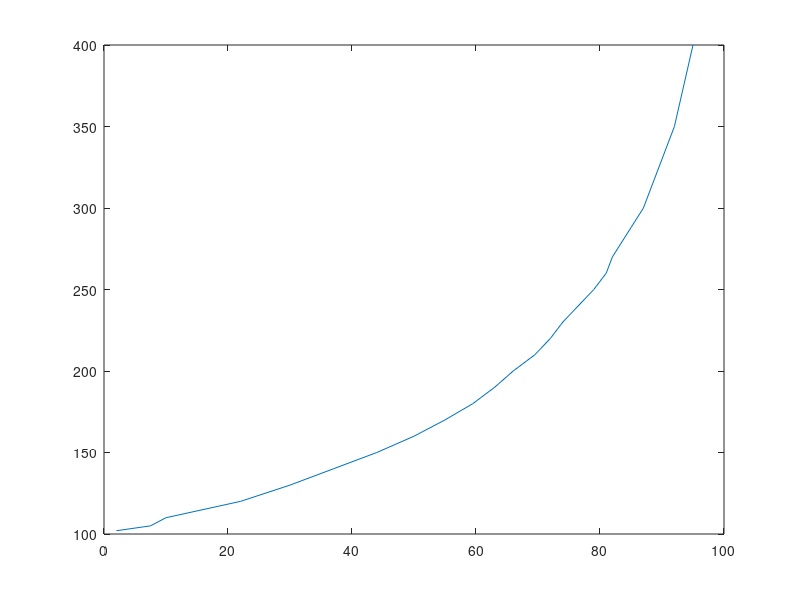

MATLAB code for this plot: (Note: this script raises an error after producing the figure.)
% matlab code for building LUT
% please remove camere distortions first!
% lut_distance contains pixel laser line location vs distance

clear all

fileID = fopen('lut_table_1.txt','w');
%% laser line pos - distance LUT
% code is using polynomal matching with 6th order 
%please enter value in mm in first column, pixel location in second
A= [
    102 2
    105 7.5
    110 10; 
    120 22; 
    130 30;
    140 37;
    150 44;
    160 50;
    170 55 
    180 59.5;
    190 63; 
    200 66; 
    210 69.5
    220 72
    230 74
    250 79
    260 81
    270 82
    300 87
    350 92
    400 95 ]
    
    
plot(A(:,2),A(:,1))

f=fit(A(:,2),A(:,1),'poly6')
x=1:101
lot_elementi= f.p1*x.^6 + f.p2*x.^5 + f.p3*x.^4+  + f.p4*x.^3+  + f.p5*x.^2+ f.p6*x + f.p7
index=1:length(x)

hold on
plot(x,lot_elementi,'r')


fprintf(fileID,'lut_distance = {');

for i=index
    fprintf(fileID,'%2.1d:',x(i));
    fprintf(fileID,' %2.1d,\n',round(lot_elementi(i)));
end
fprintf(fileID,'}');

fclose(fileID)
